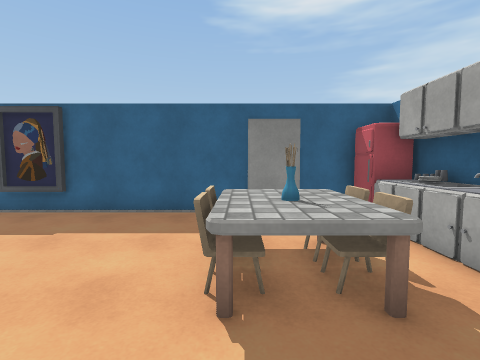
[1] (above)

12 first-person views from a walk through a 3-D level made in the Unity game engine. The camera is 1.5 m above the floor, tilts 4° down and sees 85° across. The floor is counted in squares, 1 m on a side. Each view is taken from the middle of a square. On the plan, view 1 faces up. The plan holds only what a view shows up to about 14 squares ahead; the rest is blank. The place goes on beyond the plan. The player character is not drawn. Surface patterns are stand-ins for the level's own textures.

[2]
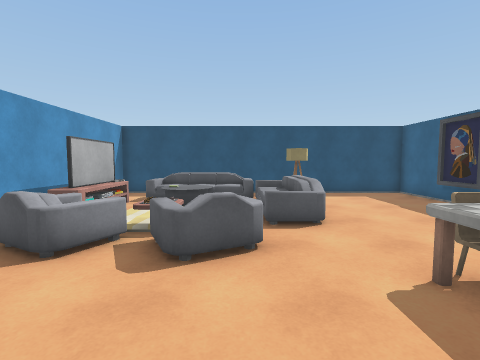

[3]
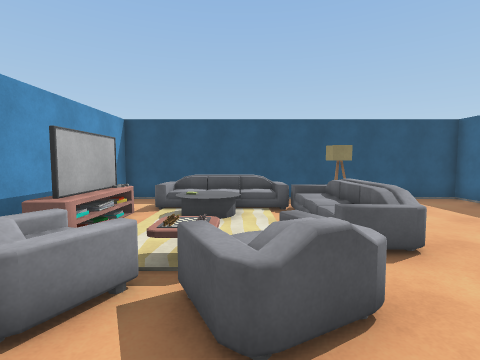

[4]
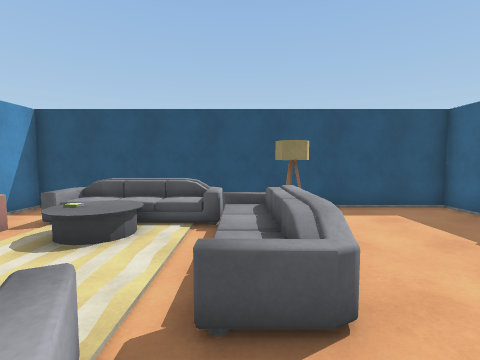

[5]
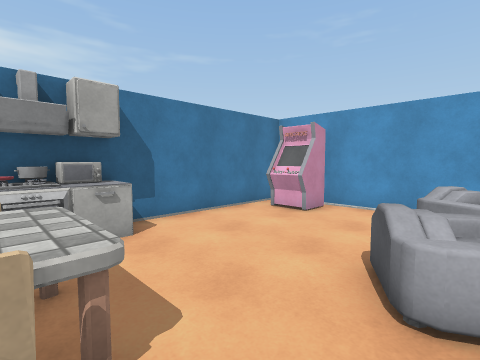

[6]
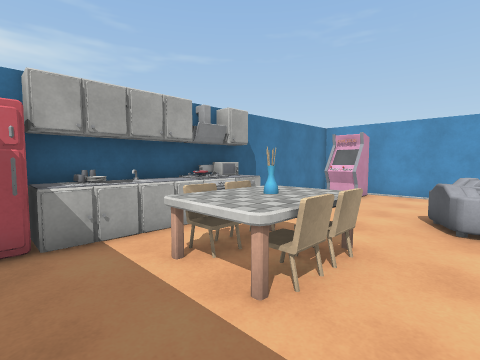

[7]
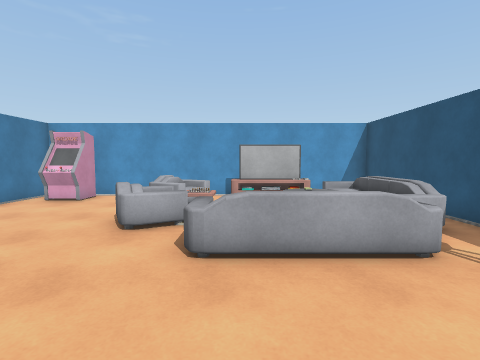

[8]
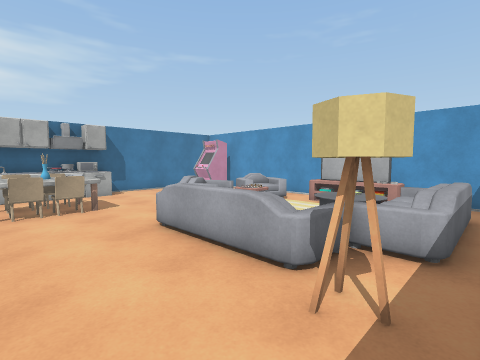

[9]
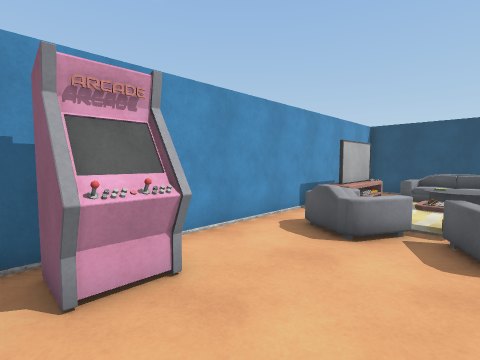

[10]
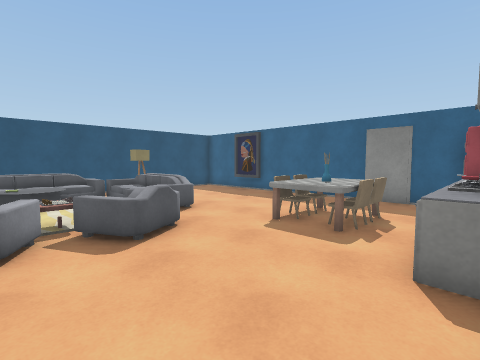

[11]
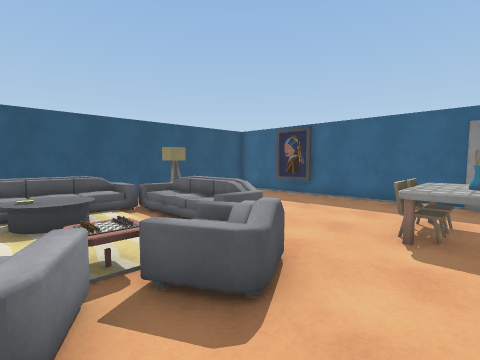

[12]
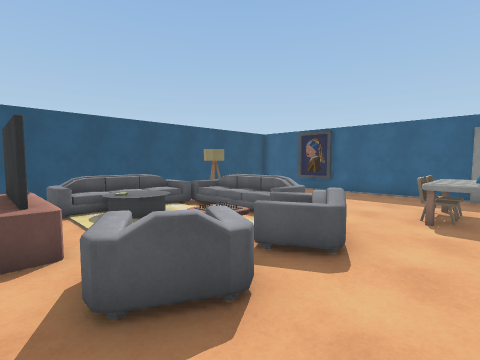

### Floor plan
Points are (right, up) in squares from view 1. A wall is a line through its corners. A room is listed if a view was taken in it or the views show most of it. See-through windows are left out.
Room 1 (views 1, 2, 3, 4, 5, 6, 7, 8, 9, 10, 11, 12)
walls: (3.4, 2.5) (3.4, 3.1); (4, 0.8) (3.2, 0.8) (3.2, 6.3) (4.4, 6.3); (2.3, -3.6) (2.3, -4.2) (3.2, -4.2) (3.4, -3.8); (2.2, -3.8) (3.5, -3.8); (2.4, -3.7) (2.8, -3.9) (3.1, -3.8) (3.5, -3.9) (3.5, -5.1); (2.3, -4) (3.5, -4); (2.1, -5.1) (2.1, -3.5) (2.2, -3.8) (2.3, -4.2); (3.5, 7.7) (-9.6, 7.7) (-9.6, -5.6) (4.4, -5.6) (4.4, 6.5)
objects: other object (-8, -4) to (-7, 0); other object (-8, 2) to (-8, 3); other object (-7, -5) to (-4, -4); other object (-7, -3) to (-5, -1); other object (-7, 1) to (-3, 2); other object (-6, -3) to (-3, 0); other object (-6, -2); other object (-3, -4) to (-1, -3); other object (-3, -2) to (-1, 0); other object (0, 2) to (1, 3); other object (0, 3) to (0, 4); other object (0, 5) to (2, 5); other object (1, 4); other object (2, 3) to (2, 4); other object (3, 7) to (4, 7)

Where each view was taken, in squares from view 1:
view 1: 0 up, 0 right, facing up
view 2: 0 up, 3 right, facing left
view 3: 1 down, 1 right, facing left
view 4: 1 up, 1 left, facing left
view 5: 3 up, 2 left, facing down-right
view 6: 7 up, 2 left, facing down-right
view 7: 6 up, 4 left, facing down
view 8: 5 up, 9 left, facing down-right
view 9: 1 down, 4 right, facing down-left
view 10: 3 down, 4 right, facing up-left
view 11: 3 down, 1 right, facing up-left
view 12: 5 down, 1 right, facing up-left
